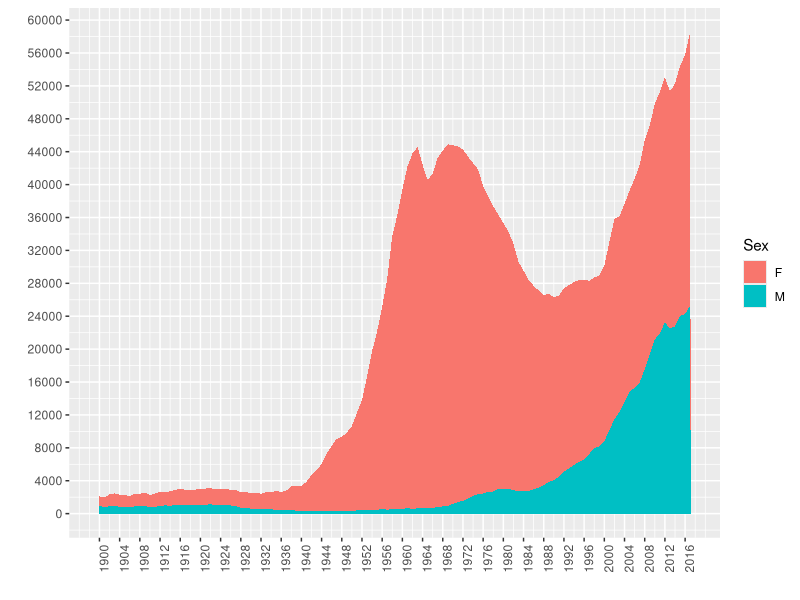

This figure's R source:
## ---- chunk 1
#| echo: false
#| message: false
library(tidyverse)
library(ggplot2)
read_csv("data/i_names.csv") |>
  mutate(n_per_mil = prop*1000000) |>
  select(year, sex, n_per_mil) |>
  summarize(num_per_mil = sum(n_per_mil), .by = c(year, sex)) |>
  filter(year >= 1900) |>
  ggplot(aes(x = year, y = num_per_mil, group = sex, fill = sex)) +
  geom_area() +
  labs(x = "", y = "",
       group = "Sex", fill = "Sex") +
  scale_x_continuous(breaks = seq(1900, 2016, by = 4)) +
  scale_y_continuous(breaks = seq(0, 60000, by = 4000)) +
  theme(axis.text.x = element_text(angle = 90, hjust = 1))
